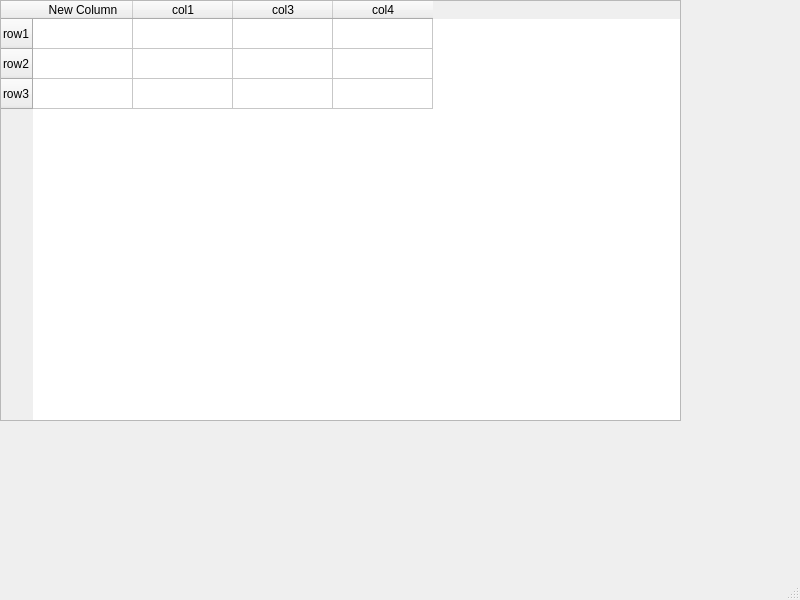
<?xml version="1.0" encoding="UTF-8"?>
<ui version="4.0">
 <class>MainWindow</class>
 <widget class="QMainWindow" name="MainWindow">
  <property name="geometry">
   <rect>
    <x>0</x>
    <y>0</y>
    <width>800</width>
    <height>600</height>
   </rect>
  </property>
  <property name="windowTitle">
   <string>MainWindow</string>
  </property>
  <widget class="QWidget" name="centralwidget">
   <widget class="QTableWidget" name="tableWidget">
    <property name="geometry">
     <rect>
      <x>0</x>
      <y>0</y>
      <width>681</width>
      <height>421</height>
     </rect>
    </property>
    <row>
     <property name="text">
      <string>row1</string>
     </property>
    </row>
    <row>
     <property name="text">
      <string>row2</string>
     </property>
    </row>
    <row>
     <property name="text">
      <string>row3</string>
     </property>
    </row>
    <column>
     <property name="text">
      <string>New Column</string>
     </property>
    </column>
    <column>
     <property name="text">
      <string>col1</string>
     </property>
    </column>
    <column>
     <property name="text">
      <string>col3</string>
     </property>
    </column>
    <column>
     <property name="text">
      <string>col4</string>
     </property>
    </column>
    <item row="0" column="0">
     <property name="text">
      <string extracomment="sd"/>
     </property>
     <property name="font">
      <font>
       <weight>75</weight>
       <bold>true</bold>
      </font>
     </property>
    </item>
    <item row="0" column="1">
     <property name="text">
      <string/>
     </property>
     <property name="font">
      <font>
       <weight>75</weight>
       <bold>true</bold>
      </font>
     </property>
    </item>
    <item row="0" column="2">
     <property name="text">
      <string extracomment="e"/>
     </property>
     <property name="font">
      <font>
       <weight>75</weight>
       <bold>true</bold>
      </font>
     </property>
    </item>
   </widget>
  </widget>
  <widget class="QMenuBar" name="menubar">
   <property name="geometry">
    <rect>
     <x>0</x>
     <y>0</y>
     <width>800</width>
     <height>23</height>
    </rect>
   </property>
  </widget>
  <widget class="QStatusBar" name="statusbar"/>
 </widget>
 <resources/>
 <connections/>
</ui>
